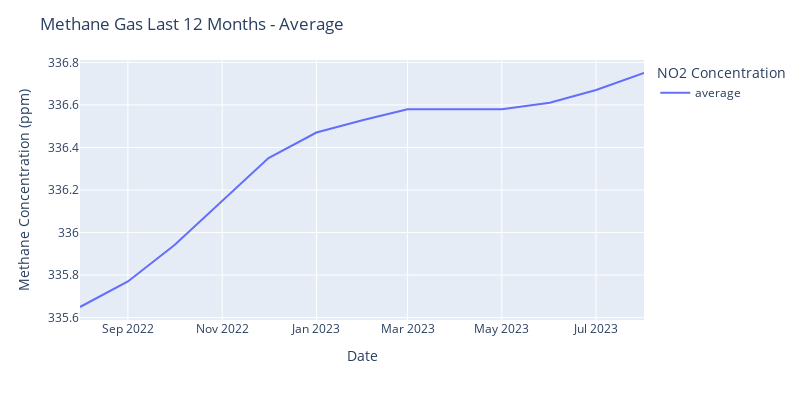

The cell this chart's notebook holds for it:
### Code cell
# Line plot - Methane

fig = px.line(df_last12_n2o, x='date', y=['average'], labels={'variable': 'NO2 Concentration', 'value': 'Concentration'})
fig.update_layout(title='Methane Gas Last 12 Months - Average', xaxis_title='Date', yaxis_title='Methane Concentration (ppm)')
fig.update_layout(width=800, height=400)
fig.show()

### Figure 1 — Plotly figure (JSON) as saved in the notebook; plotly's stock layout.template omitted (floating-point values rounded to 4 significant figures)
{"data": [{"hovertemplate": "NO2 Concentration=average<br>date=%{x}<br>Concentration=%{y}<extra></extra>", "legendgroup": "average", "line": {"color": "#636efa", "dash": "solid"}, "marker": {"symbol": "circle"}, "mode": "lines", "name": "average", "orientation": "v", "showlegend": true, "type": "scatter", "x": ["2023-08-01T00:00:00", "2023-07-01T00:00:00", "2023-06-01T00:00:00", "2023-05-01T00:00:00", "2023-04-01T00:00:00", "2023-03-01T00:00:00", "2023-02-01T00:00:00", "2023-01-01T00:00:00", "2022-12-01T00:00:00", "2022-11-01T00:00:00", "2022-10-01T00:00:00", "2022-09-01T00:00:00", "2022-08-01T00:00:00"], "xaxis": "x", "y": [336.8, 336.7, 336.6, 336.6, 336.6, 336.6, 336.5, 336.5, 336.4, 336.1, 335.9, 335.8, 335.6], "yaxis": "y"}], "layout": {"height": 400, "legend": {"title": {"text": "NO2 Concentration"}, "tracegroupgap": 0}, "margin": {"t": 60}, "title": {"text": "Methane Gas Last 12 Months - Average"}, "width": 800, "xaxis": {"anchor": "y", "domain": [0, 1], "title": {"text": "Date"}}, "yaxis": {"anchor": "x", "domain": [0, 1], "title": {"text": "Methane Concentration (ppm)"}}}}
